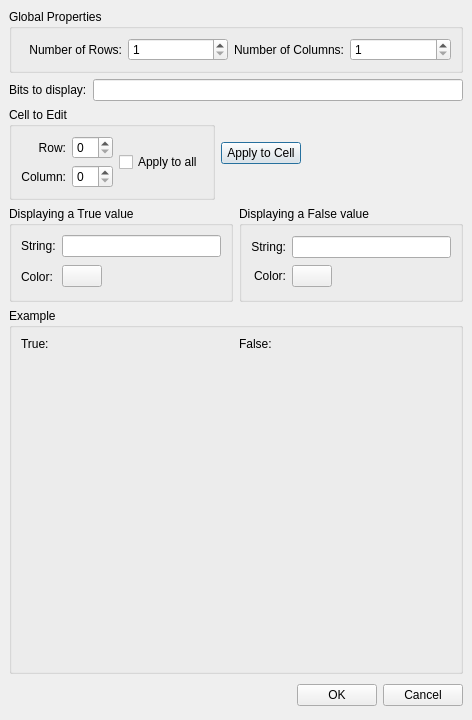
<ui version="4.0" >
 <class>TTableBoolEditor</class>
 <widget class="QDialog" name="TTableBoolEditor" >
  <property name="geometry" >
   <rect>
    <x>0</x>
    <y>0</y>
    <width>472</width>
    <height>720</height>
   </rect>
  </property>
  <property name="windowTitle" >
   <string>Boolean Behaviour</string>
  </property>
  <layout class="QVBoxLayout" >
   <property name="spacing" >
    <number>6</number>
   </property>
   <property name="leftMargin" >
    <number>9</number>
   </property>
   <property name="topMargin" >
    <number>9</number>
   </property>
   <property name="rightMargin" >
    <number>9</number>
   </property>
   <property name="bottomMargin" >
    <number>9</number>
   </property>
   <item>
    <widget class="QGroupBox" name="groupBox_4" >
     <property name="sizePolicy" >
      <sizepolicy vsizetype="Preferred" hsizetype="Preferred" >
       <horstretch>1</horstretch>
       <verstretch>0</verstretch>
      </sizepolicy>
     </property>
     <property name="title" >
      <string>Global Properties</string>
     </property>
     <layout class="QHBoxLayout" >
      <property name="spacing" >
       <number>6</number>
      </property>
      <property name="leftMargin" >
       <number>9</number>
      </property>
      <property name="topMargin" >
       <number>9</number>
      </property>
      <property name="rightMargin" >
       <number>9</number>
      </property>
      <property name="bottomMargin" >
       <number>9</number>
      </property>
      <item>
       <widget class="QLabel" name="label_10" >
        <property name="text" >
         <string>Number of Rows:</string>
        </property>
        <property name="alignment" >
         <set>Qt::AlignRight|Qt::AlignTrailing|Qt::AlignVCenter</set>
        </property>
       </widget>
      </item>
      <item>
       <widget class="QSpinBox" name="spinNumRows" >
        <property name="minimum" >
         <number>1</number>
        </property>
        <property name="maximum" >
         <number>16</number>
        </property>
       </widget>
      </item>
      <item>
       <widget class="QLabel" name="label_9" >
        <property name="text" >
         <string>Number of Columns:</string>
        </property>
        <property name="alignment" >
         <set>Qt::AlignRight|Qt::AlignTrailing|Qt::AlignVCenter</set>
        </property>
       </widget>
      </item>
      <item>
       <widget class="QSpinBox" name="spinNumColumns" >
        <property name="minimum" >
         <number>1</number>
        </property>
        <property name="maximum" >
         <number>16</number>
        </property>
       </widget>
      </item>
     </layout>
    </widget>
   </item>
   <item>
    <layout class="QHBoxLayout" >
     <property name="spacing" >
      <number>6</number>
     </property>
     <property name="leftMargin" >
      <number>0</number>
     </property>
     <property name="topMargin" >
      <number>0</number>
     </property>
     <property name="rightMargin" >
      <number>0</number>
     </property>
     <property name="bottomMargin" >
      <number>0</number>
     </property>
     <item>
      <widget class="QLabel" name="label_11" >
       <property name="text" >
        <string>Bits to display:</string>
       </property>
      </widget>
     </item>
     <item>
      <widget class="QLineEdit" name="lineMask" >
       <property name="toolTip" >
        <string>&lt;html>&lt;head>&lt;meta name="qrichtext" content="1" />&lt;style type="text/css">
p, li { white-space: pre-wrap; }
&lt;/style>&lt;/head>&lt;body style=" font-family:'Sans Serif'; font-size:9pt; font-weight:400; font-style:normal; text-decoration:none;">
&lt;p style=" margin-top:0px; margin-bottom:0px; margin-left:0px; margin-right:0px; -qt-block-indent:0; text-indent:0px;">comma-separated list of bits (e.g. 4,6,8,10)&lt;/p>&lt;/body>&lt;/html></string>
       </property>
      </widget>
     </item>
    </layout>
   </item>
   <item>
    <layout class="QHBoxLayout" >
     <property name="spacing" >
      <number>6</number>
     </property>
     <property name="leftMargin" >
      <number>0</number>
     </property>
     <property name="topMargin" >
      <number>0</number>
     </property>
     <property name="rightMargin" >
      <number>0</number>
     </property>
     <property name="bottomMargin" >
      <number>0</number>
     </property>
     <item>
      <widget class="QGroupBox" name="groupBox_3" >
       <property name="sizePolicy" >
        <sizepolicy vsizetype="Fixed" hsizetype="Fixed" >
         <horstretch>1</horstretch>
         <verstretch>0</verstretch>
        </sizepolicy>
       </property>
       <property name="title" >
        <string>Cell to Edit</string>
       </property>
       <layout class="QGridLayout" >
        <property name="leftMargin" >
         <number>9</number>
        </property>
        <property name="topMargin" >
         <number>9</number>
        </property>
        <property name="rightMargin" >
         <number>9</number>
        </property>
        <property name="bottomMargin" >
         <number>9</number>
        </property>
        <property name="horizontalSpacing" >
         <number>6</number>
        </property>
        <property name="verticalSpacing" >
         <number>6</number>
        </property>
        <item row="1" column="0" >
         <widget class="QLabel" name="label_8" >
          <property name="text" >
           <string>Column:</string>
          </property>
          <property name="alignment" >
           <set>Qt::AlignRight|Qt::AlignTrailing|Qt::AlignVCenter</set>
          </property>
         </widget>
        </item>
        <item row="1" column="1" >
         <widget class="QSpinBox" name="spinColumn" >
          <property name="enabled" >
           <bool>true</bool>
          </property>
         </widget>
        </item>
        <item rowspan="2" row="0" column="2" >
         <widget class="QCheckBox" name="checkApplyAll" >
          <property name="text" >
           <string>Apply to all</string>
          </property>
          <property name="checked" >
           <bool>false</bool>
          </property>
         </widget>
        </item>
        <item row="0" column="1" >
         <widget class="QSpinBox" name="spinRow" >
          <property name="enabled" >
           <bool>true</bool>
          </property>
         </widget>
        </item>
        <item row="0" column="0" >
         <widget class="QLabel" name="label_7" >
          <property name="text" >
           <string>Row:</string>
          </property>
          <property name="alignment" >
           <set>Qt::AlignRight|Qt::AlignTrailing|Qt::AlignVCenter</set>
          </property>
         </widget>
        </item>
       </layout>
      </widget>
     </item>
     <item>
      <widget class="QPushButton" name="pushApply" >
       <property name="text" >
        <string>Apply to Cell</string>
       </property>
      </widget>
     </item>
     <item>
      <spacer>
       <property name="orientation" >
        <enum>Qt::Horizontal</enum>
       </property>
       <property name="sizeHint" >
        <size>
         <width>40</width>
         <height>20</height>
        </size>
       </property>
      </spacer>
     </item>
    </layout>
   </item>
   <item>
    <layout class="QHBoxLayout" >
     <property name="spacing" >
      <number>6</number>
     </property>
     <property name="leftMargin" >
      <number>0</number>
     </property>
     <property name="topMargin" >
      <number>0</number>
     </property>
     <property name="rightMargin" >
      <number>0</number>
     </property>
     <property name="bottomMargin" >
      <number>0</number>
     </property>
     <item>
      <widget class="QGroupBox" name="groupBox" >
       <property name="sizePolicy" >
        <sizepolicy vsizetype="Preferred" hsizetype="Preferred" >
         <horstretch>1</horstretch>
         <verstretch>1</verstretch>
        </sizepolicy>
       </property>
       <property name="title" >
        <string>Displaying a True value</string>
       </property>
       <layout class="QGridLayout" >
        <property name="leftMargin" >
         <number>9</number>
        </property>
        <property name="topMargin" >
         <number>9</number>
        </property>
        <property name="rightMargin" >
         <number>9</number>
        </property>
        <property name="bottomMargin" >
         <number>9</number>
        </property>
        <property name="horizontalSpacing" >
         <number>6</number>
        </property>
        <property name="verticalSpacing" >
         <number>6</number>
        </property>
        <item row="1" column="1" >
         <widget class="QPushButton" name="pushColorTrue" >
          <property name="sizePolicy" >
           <sizepolicy vsizetype="Fixed" hsizetype="Minimum" >
            <horstretch>0</horstretch>
            <verstretch>0</verstretch>
           </sizepolicy>
          </property>
          <property name="maximumSize" >
           <size>
            <width>40</width>
            <height>16777215</height>
           </size>
          </property>
          <property name="text" >
           <string/>
          </property>
         </widget>
        </item>
        <item row="1" column="0" >
         <widget class="QLabel" name="label_3" >
          <property name="text" >
           <string>Color:</string>
          </property>
         </widget>
        </item>
        <item row="0" column="0" >
         <widget class="QLabel" name="label" >
          <property name="text" >
           <string>String:</string>
          </property>
         </widget>
        </item>
        <item row="0" column="1" colspan="2" >
         <widget class="QLineEdit" name="lineEditTrue" />
        </item>
        <item row="1" column="2" >
         <spacer>
          <property name="orientation" >
           <enum>Qt::Horizontal</enum>
          </property>
          <property name="sizeHint" >
           <size>
            <width>91</width>
            <height>27</height>
           </size>
          </property>
         </spacer>
        </item>
       </layout>
      </widget>
     </item>
     <item>
      <widget class="QGroupBox" name="groupBox_2" >
       <property name="sizePolicy" >
        <sizepolicy vsizetype="Preferred" hsizetype="Preferred" >
         <horstretch>1</horstretch>
         <verstretch>1</verstretch>
        </sizepolicy>
       </property>
       <property name="title" >
        <string>Displaying a False value</string>
       </property>
       <layout class="QGridLayout" >
        <property name="leftMargin" >
         <number>9</number>
        </property>
        <property name="topMargin" >
         <number>9</number>
        </property>
        <property name="rightMargin" >
         <number>9</number>
        </property>
        <property name="bottomMargin" >
         <number>9</number>
        </property>
        <property name="horizontalSpacing" >
         <number>6</number>
        </property>
        <property name="verticalSpacing" >
         <number>6</number>
        </property>
        <item row="0" column="1" colspan="2" >
         <widget class="QLineEdit" name="lineEditFalse" />
        </item>
        <item row="1" column="0" >
         <widget class="QLabel" name="label_4" >
          <property name="text" >
           <string>Color:</string>
          </property>
          <property name="alignment" >
           <set>Qt::AlignRight|Qt::AlignTrailing|Qt::AlignVCenter</set>
          </property>
         </widget>
        </item>
        <item row="1" column="2" >
         <spacer>
          <property name="orientation" >
           <enum>Qt::Horizontal</enum>
          </property>
          <property name="sizeHint" >
           <size>
            <width>50</width>
            <height>20</height>
           </size>
          </property>
         </spacer>
        </item>
        <item row="1" column="1" >
         <widget class="QPushButton" name="pushColorFalse" >
          <property name="sizePolicy" >
           <sizepolicy vsizetype="Fixed" hsizetype="Minimum" >
            <horstretch>0</horstretch>
            <verstretch>0</verstretch>
           </sizepolicy>
          </property>
          <property name="maximumSize" >
           <size>
            <width>40</width>
            <height>16777215</height>
           </size>
          </property>
          <property name="text" >
           <string/>
          </property>
         </widget>
        </item>
        <item row="0" column="0" >
         <widget class="QLabel" name="label_2" >
          <property name="text" >
           <string>String:</string>
          </property>
          <property name="alignment" >
           <set>Qt::AlignRight|Qt::AlignTrailing|Qt::AlignVCenter</set>
          </property>
         </widget>
        </item>
       </layout>
      </widget>
     </item>
    </layout>
   </item>
   <item>
    <widget class="QGroupBox" name="groupBoxFalse" >
     <property name="sizePolicy" >
      <sizepolicy vsizetype="Preferred" hsizetype="Preferred" >
       <horstretch>2</horstretch>
       <verstretch>2</verstretch>
      </sizepolicy>
     </property>
     <property name="title" >
      <string>Example</string>
     </property>
     <layout class="QGridLayout" >
      <property name="leftMargin" >
       <number>9</number>
      </property>
      <property name="topMargin" >
       <number>9</number>
      </property>
      <property name="rightMargin" >
       <number>9</number>
      </property>
      <property name="bottomMargin" >
       <number>9</number>
      </property>
      <property name="horizontalSpacing" >
       <number>6</number>
      </property>
      <property name="verticalSpacing" >
       <number>6</number>
      </property>
      <item row="0" column="1" >
       <widget class="QLabel" name="label_6" >
        <property name="sizePolicy" >
         <sizepolicy vsizetype="Preferred" hsizetype="Preferred" >
          <horstretch>1</horstretch>
          <verstretch>0</verstretch>
         </sizepolicy>
        </property>
        <property name="text" >
         <string>False:</string>
        </property>
       </widget>
      </item>
      <item row="1" column="1" >
       <widget class="EFlag" name="eFlagFalse" >
        <property name="sizePolicy" >
         <sizepolicy vsizetype="Expanding" hsizetype="Expanding" >
          <horstretch>1</horstretch>
          <verstretch>0</verstretch>
         </sizepolicy>
        </property>
       </widget>
      </item>
      <item row="1" column="0" >
       <widget class="EFlag" name="eFlagTrue" >
        <property name="sizePolicy" >
         <sizepolicy vsizetype="Expanding" hsizetype="Expanding" >
          <horstretch>1</horstretch>
          <verstretch>0</verstretch>
         </sizepolicy>
        </property>
       </widget>
      </item>
      <item row="0" column="0" >
       <widget class="QLabel" name="label_5" >
        <property name="sizePolicy" >
         <sizepolicy vsizetype="Preferred" hsizetype="Preferred" >
          <horstretch>1</horstretch>
          <verstretch>0</verstretch>
         </sizepolicy>
        </property>
        <property name="text" >
         <string>True:</string>
        </property>
       </widget>
      </item>
     </layout>
    </widget>
   </item>
   <item>
    <layout class="QHBoxLayout" >
     <property name="spacing" >
      <number>6</number>
     </property>
     <property name="leftMargin" >
      <number>0</number>
     </property>
     <property name="topMargin" >
      <number>0</number>
     </property>
     <property name="rightMargin" >
      <number>0</number>
     </property>
     <property name="bottomMargin" >
      <number>0</number>
     </property>
     <item>
      <spacer>
       <property name="orientation" >
        <enum>Qt::Horizontal</enum>
       </property>
       <property name="sizeHint" >
        <size>
         <width>131</width>
         <height>31</height>
        </size>
       </property>
      </spacer>
     </item>
     <item>
      <widget class="QPushButton" name="okButton" >
       <property name="text" >
        <string>OK</string>
       </property>
      </widget>
     </item>
     <item>
      <widget class="QPushButton" name="cancelButton" >
       <property name="text" >
        <string>Cancel</string>
       </property>
      </widget>
     </item>
    </layout>
   </item>
  </layout>
 </widget>
 <layoutdefault spacing="3" margin="3" />
 <customwidgets>
  <customwidget>
   <class>EFlag</class>
   <extends>QWidget</extends>
   <header>eflag.h</header>
  </customwidget>
 </customwidgets>
 <resources/>
 <connections>
  <connection>
   <sender>checkApplyAll</sender>
   <signal>toggled(bool)</signal>
   <receiver>spinRow</receiver>
   <slot>setDisabled(bool)</slot>
   <hints>
    <hint type="sourcelabel" >
     <x>402</x>
     <y>73</y>
    </hint>
    <hint type="destinationlabel" >
     <x>321</x>
     <y>59</y>
    </hint>
   </hints>
  </connection>
  <connection>
   <sender>checkApplyAll</sender>
   <signal>toggled(bool)</signal>
   <receiver>spinColumn</receiver>
   <slot>setDisabled(bool)</slot>
   <hints>
    <hint type="sourcelabel" >
     <x>402</x>
     <y>73</y>
    </hint>
    <hint type="destinationlabel" >
     <x>321</x>
     <y>88</y>
    </hint>
   </hints>
  </connection>
  <connection>
   <sender>cancelButton</sender>
   <signal>clicked()</signal>
   <receiver>TTableBoolEditor</receiver>
   <slot>reject()</slot>
   <hints>
    <hint type="sourcelabel" >
     <x>362</x>
     <y>461</y>
    </hint>
    <hint type="destinationlabel" >
     <x>359</x>
     <y>479</y>
    </hint>
   </hints>
  </connection>
  <connection>
   <sender>okButton</sender>
   <signal>clicked()</signal>
   <receiver>TTableBoolEditor</receiver>
   <slot>accept()</slot>
   <hints>
    <hint type="sourcelabel" >
     <x>256</x>
     <y>453</y>
    </hint>
    <hint type="destinationlabel" >
     <x>195</x>
     <y>469</y>
    </hint>
   </hints>
  </connection>
 </connections>
</ui>
